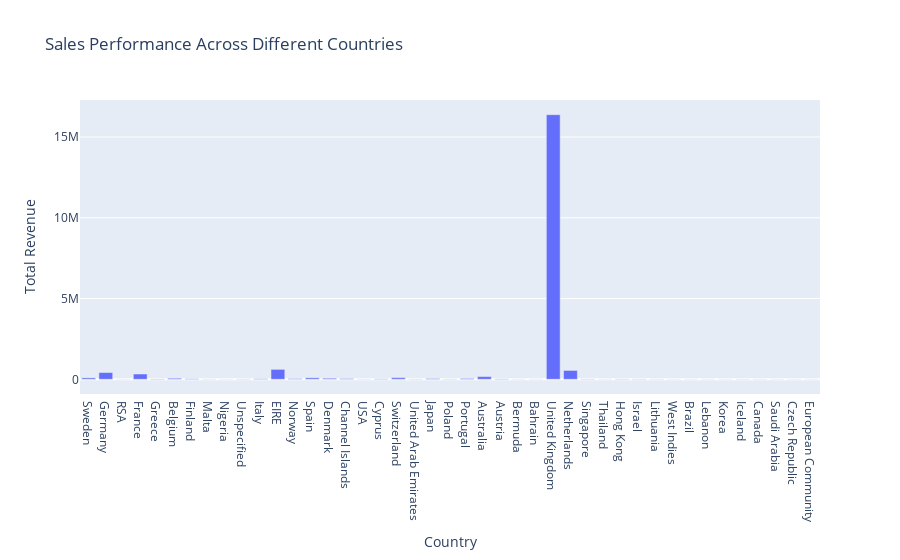

The notebook cell this image was saved under:
### Code cell
import plotly.express as px

# Convert the Spark DataFrame to a Pandas DataFrame
country_revenue_pd = df_spark.groupBy('Country').agg(
    sum(col('Quantity') * col('Price')).alias('Total Revenue')
).toPandas()

# Create a bar graph with Plotly Express
fig = px.bar(country_revenue_pd, x='Country', y='Total Revenue', title='Sales Performance Across Different Countries')

# Show the plot
fig.show()

### Figure 1 — Plotly figure (JSON) as saved in the notebook; plotly's stock layout.template omitted (floating-point values rounded to 4 significant figures)
{"data": [{"alignmentgroup": "True", "hovertemplate": "Country=%{x}<br>Total Revenue=%{y}<extra></extra>", "legendgroup": "", "marker": {"color": "#636efa", "pattern": {"shape": ""}}, "name": "", "offsetgroup": "", "orientation": "v", "showlegend": false, "textposition": "auto", "type": "bar", "x": ["Sweden", "Germany", "RSA", "France", "Greece", "Belgium", "Finland", "Malta", "Nigeria", "Unspecified", "Italy", "EIRE", "Norway", "Spain", "Denmark", "Channel Islands", "USA", "Cyprus", "Switzerland", "United Arab Emirates", "Japan", "Poland", "Portugal", "Australia", "Austria", "Bermuda", "Bahrain", "United Kingdom", "Netherlands", "Singapore", "Thailand", "Hong Kong", "Israel", "Lithuania", "West Indies", "Brazil", "Lebanon", "Korea", "Iceland", "Canada", "Saudi Arabia", "Czech Republic", "European Community"], "xaxis": "x", "y": [87810.0, 418000.0, 3369.0, 328200.0, 19000.0, 63570.0, 29510.0, 5192.0, -6.66, 9687.0, 30680.0, 615500.0, 39240.0, 91860.0, 65740.0, 41450.0, 6287.0, 24160.0, 99730.0, 9949.0, 43780.0, 10530.0, 53140.0, 167100.0, 23180.0, 1253.0, 2862.0, 16380000.0, 548500.0, 13160.0, 3071.0, 14040.0, 11110.0, 6554.0, 536.4, 1412.0, 1866.0, 949.8, 5633.0, 4883.0, 131.2, 707.7, 1292.0], "yaxis": "y"}], "layout": {"barmode": "relative", "legend": {"tracegroupgap": 0}, "title": {"text": "Sales Performance Across Different Countries"}, "xaxis": {"anchor": "y", "domain": [0, 1], "title": {"text": "Country"}}, "yaxis": {"anchor": "x", "domain": [0, 1], "title": {"text": "Total Revenue"}}}}
